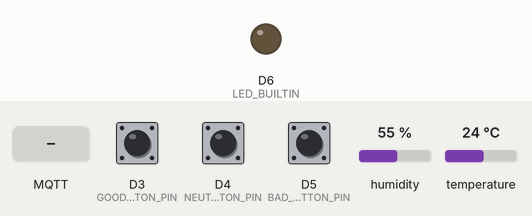
Recording of a sketch running on a simulated Arduino MKR. Shown: output pins drawn as LEDs (lit = HIGH). Dashed ring = blinking. The inputs (shaded band) are chosen by the test bench; at power-on: D3 (GOOD_BUTTON_PIN) LOW, D4 (NEUTRAL_BUTTON_PIN) LOW, D5 (BAD_BUTTON_PIN) LOW, humidity 55 %, temperature 24 °C. WiFi joins after 1.5 s; servers stay silent unless stated; no MQTT or app messages arrive unless stated; what the sketch prints to the serial monitor is not drawn.

Above: at 5.7 s.
5.8 s: D3 (GOOD_BUTTON_PIN) pulled HIGH for 3.2 s
At 6.2 s:
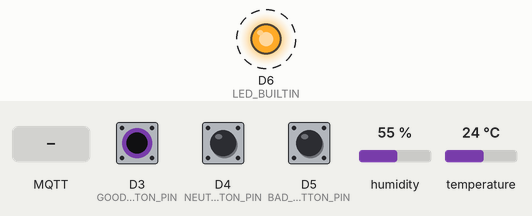
10.5 s: MQTT message "ON" arrives on the first subscribed topic
At 11.2 s:
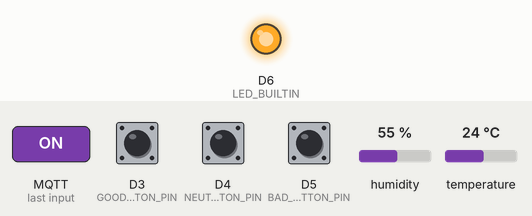
12.0 s: D4 (NEUTRAL_BUTTON_PIN) pulled HIGH for 3.2 s
At 12.9 s:
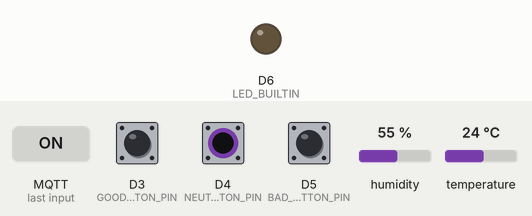
18.2 s: D5 (BAD_BUTTON_PIN) pulled HIGH for 3.2 s
At 19.9 s:
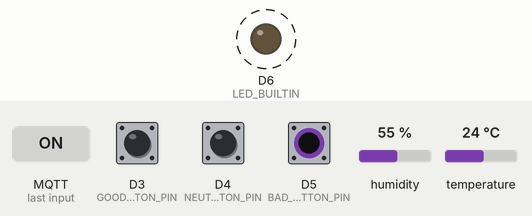
Timing chart, 0 to 22.2 s (numbered marks = the images above; inputs shaded):
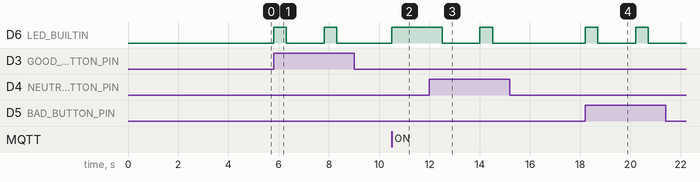

The sketch:

Feedbox.ino
```cpp
// Philly Code Camp IoT Workshop
// Allow users to give feedback by pressing buttons
// This version send temperature and humidity to Azure when the buttons are pressed
//
// Uses WiFiNINA https://www.arduino.cc/en/Reference/WiFiNINA
// Joël Gähwiler's MQTT Library https://github.com/256dpi/arduino-mqtt
// Adafruit DHT Sensor Library https://github.com/adafruit/DHT-sensor-library
// Adafruit Unified Sensor Library https://github.com/adafruit/Adafruit_Sensor
//

#include <SPI.h>
#include <WiFiNINA.h>
#include <MQTT.h>

WiFiSSLClient net;
MQTTClient mqtt(1024);

// Temperature and Humidity Sensor
#include <DHT.h>
#define DHTTYPE DHT22
#define DHTPIN  1
DHT dht(DHTPIN, DHTTYPE);

// Define pins for the buttons
#define GOOD_BUTTON_PIN 3
#define NEUTRAL_BUTTON_PIN 4
#define BAD_BUTTON_PIN 5

const char wifi_ssid[] = "workshop";
const char wifi_password[] = "wifi-password";

const char server[] = "workshop.azure-devices.net";
const char clientId[] = "arduino1010";
const char username[] = "workshop.azure-devices.net/arduino1010/api-version=2016-11-14";
const char password[] = "SharedAccessSignature sr=workshop.azure-devices.net%2Fdevices%2Farduino1010&sig=nxL8rIMF4BwN%2FQA0g5heScFKe2oOGTyFF6iBfffuTdI%3D&se=1686158854";

// Azure IoT Hub MQTT topics
// https://docs.microsoft.com/en-us/azure/iot-hub/iot-hub-mqtt-support#sending-device-to-cloud-messages
String feedbackTopic = "devices/arduino1010/messages/events/";
String ledTopic = "devices/arduino1010/messages/devicebound/#";

// limit publish to once every 2 seconds
unsigned long publishInterval = 2 * 1000;
unsigned long lastMillis = 0;

int status = WL_IDLE_STATUS;

void setup() {
  Serial.begin(9600);

  // Uncomment next line to wait for a serial connection
  // while (!Serial) { }

  // initialize digital pin LED_BUILTIN as an output.
  pinMode(LED_BUILTIN, OUTPUT);

  // initialize button pins as input.
  pinMode(GOOD_BUTTON_PIN, INPUT);
  pinMode(NEUTRAL_BUTTON_PIN, INPUT);
  pinMode(BAD_BUTTON_PIN, INPUT);

  // initialize temperature sensor
  dht.begin();

  Serial.println("Connecting WiFi");
  connectWiFi();

  // Start the MQTT connection
  Serial.println("Setting up MQTT");
  mqtt.begin(server, 8883, net);

  // define function for incoming messages
  mqtt.onMessage(messageReceived);
}

// TODO break this up into smaller functions
void loop() {
  mqtt.loop();

  if (!mqtt.connected()) {
    connectMQTT();
  }

  if (millis() - lastMillis > publishInterval) {
    readButtons();
  }

}

void readButtons() {
  int bad = digitalRead(BAD_BUTTON_PIN);
  int neutral = digitalRead(NEUTRAL_BUTTON_PIN);
  int good = digitalRead(GOOD_BUTTON_PIN);

  if (bad + neutral + good > 1) {
    Serial.println("Multiple buttons are pressed. Ignoring.");
    lastMillis = millis();
    return;
  }

  float feedback;
  if (bad) {
    feedback = 0.0;
  } else if (neutral) {
    feedback = 0.5;
  } else if (good) {
    feedback = 1.0;
  } else {
    feedback = -1.0;
  }

  if (feedback > -1) {
    digitalWrite(LED_BUILTIN, HIGH);

    float temperature = dht.readTemperature(true);
    float humidity = dht.readHumidity();

    // manually build JSON for MQTT payload
    // {"temperature":"%%%", "humidity":"%%%", "vote":1, "device":"Cafe"}
    String payload = "{\"temperature\":";
    payload += String(temperature);
    payload += ", \"humidity\":";
    payload += String(humidity);
    payload += ", \"vote\":";
    payload += feedback;
    payload += ", \"device\": \"";
    payload += clientId;
    payload += "\"}";

    // Debug
    Serial.print("Sending ");
    Serial.print(payload);
    Serial.print(" to ");
    Serial.println(feedbackTopic);

    // Write to MQTT
    mqtt.publish(feedbackTopic, payload);
    lastMillis = millis();
    delay(500);
    digitalWrite(LED_BUILTIN, LOW);
  }
}

void connectWiFi() {
  // Check for the WiFi module
  if (WiFi.status() == WL_NO_MODULE) {
    Serial.println("Communication with WiFi module failed!");
    // don't continue
    while (true);
  }

  Serial.print("WiFi firmware version ");
  Serial.println(WiFi.firmwareVersion());

  // attempt to connect to WiFi network
  while (status != WL_CONNECTED) {
    Serial.print("Attempting to connect to SSID: ");
    Serial.println(wifi_ssid);
    status = WiFi.begin(wifi_ssid, wifi_password);

    // wait 3 seconds for connection
    delay(3000);
  }
  Serial.println("Connected to WiFi");
  printWiFiStatus();

}

void connectMQTT() {
  Serial.print("Connecting MQTT...");
  while (!mqtt.connect(clientId, username, password)) {
    Serial.print(".");
    delay(500);
  }

  mqtt.subscribe(ledTopic);

  Serial.println("connected.");
}

void messageReceived(String &topic, String &payload) {
  Serial.println("incoming: " + topic + " - " + payload);
  if (payload ==   "ON") {
    // turn the LED on
    digitalWrite(LED_BUILTIN, HIGH);
  } else if (payload == "OFF") {
    // turn the LED off
    digitalWrite(LED_BUILTIN, LOW);
  }
}

void printWiFiStatus() {
  // print your WiFi IP address:
  IPAddress ip = WiFi.localIP();
  Serial.print("IP Address: ");
  Serial.println(ip);
}
```

Measured:
- after the input at 5.8 s, D6 (LED_BUILTIN): alternates HIGH for 0.51 s and LOW for 1.5 s, starting at once
- after the input at 10.5 s, D6 (LED_BUILTIN): LOW → HIGH at once
- after the input at 12.0 s, D6 (LED_BUILTIN): HIGH → LOW after 0.51 s, → HIGH 1.5 s later, → LOW 0.51 s later
- after the input at 18.2 s, D6 (LED_BUILTIN): alternates HIGH for 0.51 s and LOW for 1.5 s, 4 changes in all, then stays LOW, starting at once
